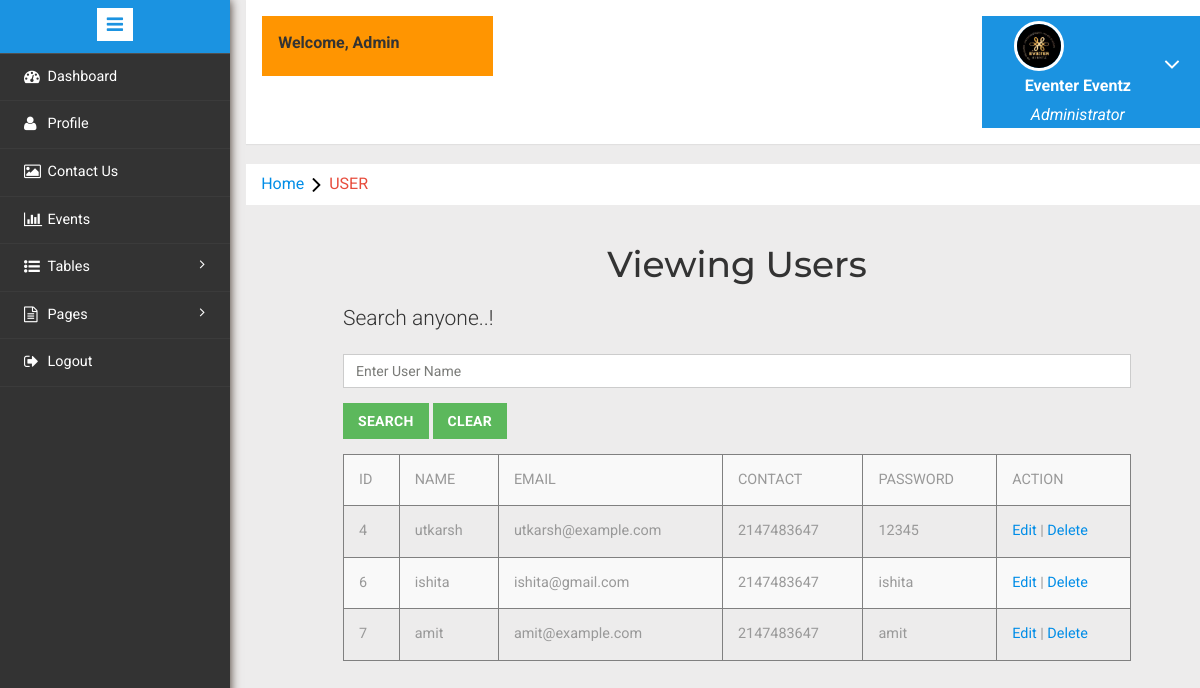
Screenshot of /admin/user.php with the database file from the repository.
### tables this page shows
CREATE TABLE `users` (
  `id` int(11) NOT NULL,
  `username` varchar(255) NOT NULL,
  `email` varchar(50) NOT NULL,
  `contact` int(11) NOT NULL,
  `password` varchar(255) NOT NULL
);

### admin/user.php (the view, shortened to what this page needs)
<?php
include('headertop.php');
include('header.php');
?>
<body>
        <ol class="breadcrumb">
              <li class="breadcrumb-item"><a href="index.php">Home</a><i class="fa fa-angle-right"></i>USER</li>
      </ol>
<div>
        <div >
            <div class="col-md-1"></div>
            <div class="col-md-10">
            <h1 class="pt-2 display -3 text-center">Viewing Users</h1>
               <h1> <p class="lead pt-2">Search anyone..!</p></h1>
                <form name="search" action="user.php" method="GET">
                    <div class="form-group">
                        <input type="text" name="txtname" value="" placeholder="Enter User Name" class="form-control" autocomplete="off" autofocus required>
                    </div>
                    <div class="form-group">
                        <input type="submit" name="btnsearch" value="Search" class="btn btn-success">
                        <input type="reset" name="btnclear" value="clear" class="btn btn-success">
                    </div>
                </form>
                <?php
                if (isset($_REQUEST["btnsearch"])) {
                    $data = $_REQUEST["txtname"];
                    echo "<table class='table table-striped table-responsive border-collapse' border='1' width='100%'>
  <tr>
  <td>ID</td>
  <td>NAME</td>
  <td>EMAIL</td>
  <td>CONTACT</td>
  <td>PASSWORD</td>
  <td>ACTION</td>
  </tr>";
                    include 'db.php';
                    $qry = "SELECT * FROM users WHERE username LIKE '%$data%'";
                    $result = mysqli_query($con, $qry);
                    while ($row = mysqli_fetch_array($result)) {
                      $uid = $row['id'];
    echo "<tr>
    <td>" . $row["id"] . "</td>
    <td>" . $row["username"] . "</td>
    <td>" . $row["email"] . "</td>
    <td>" . $row["contact"] . "</td>
    <td>" . $row["password"] . "</td>
    <td><a href='user_edit.php?user=$uid'>Edit</a> | <a href='user_delete.php?user=$uid'>Delete</a></td>
    </tr>";
                    }
                    echo "</table>";
                }
                else
                {
                  echo "<table class='table table-striped table-responsive' border='1'>
                  <tr>
                          <td>ID</td>
                          <td>NAME</td>
                          <td>EMAIL</td>
                          <td>CONTACT</td>
                          <td>PASSWORD</td>
                          <td>ACTION</td>
                  </tr>";
                                    include 'db.php';
                                    $qry = "SELECT * FROM users";
                                    $result = mysqli_query($con, $qry);
                                    while ($row = mysqli_fetch_array($result))
                                    {
                                      $uid = $row['id'];
                            echo "<tr>
                                <td>" . $row["id"] . "</td>
                          <td>" . $row["username"] . "</td>
                          <td>" . $row["email"] . "</td>
                          <td>" . $row["contact"] . "</td>
                          <td>" . $row["password"] . "</td>
    <td><a href='user_edit.php?user=$uid'>Edit</a> | <a href='user_delete.php?user=$uid'>Delete</a></td>
                    </tr>";
                                    }
                                    echo "</table>";
                }
                ?>
            </div>
            <div class="col-md-1"></div>
        </div>
    </div>
</body>

### admin/headertop.php (shortened to what this page needs)
<!DOCTYPE HTML>
<html>
<head>
<link href="css/bootstrap.min.css" rel='stylesheet' type='text/css' />
<link href="css/style.css" rel='stylesheet' type='text/css' />
<link rel="stylesheet" href="css/morris.css" type="text/css"/>
<link href="css/font-awesome.css" rel="stylesheet">
<link rel="stylesheet" href="css/icon-font.min.css" type='text/css' />
</head>

### admin/header.php (shortened to what this page needs)
<div class="page-container">
<div class="left-content">
	   <div class="mother-grid-inner">
				<div class="header-main">
					  <div class="w3layouts-left">
					  	<label>Welcome, Admin</label>
						 </div>
						<div class="profile_details w3l">
								<ul>
									<li class="dropdown profile_details_drop">
										<a href="#" class="dropdown-toggle" data-toggle="dropdown" aria-expanded="false">
											<div class="profile_img">
												<span class="prfil-img"><img src="images/logo.jpg" alt=""> </span>
												<div class="user-name">
													<p>Eventer Eventz</p>
													<span>Administrator</span>
												</div>
												<i class="fa fa-angle-down"></i>
												<div class="clearfix"></div>
											</div>
										</a>
									</li>
								</ul>
							</div>
				     <div class="clearfix"> </div>
				</div>
				<div class="sidebar-menu">
					<header class="logo1">
						<a href="#" class="sidebar-icon"> <span class="fa fa-bars"></span> </a>
					</header>
                           <div class="menu">
									<ul id="menu" >
										<li><a href="index.php"><i class="fa fa-tachometer"></i> <span>Dashboard</span><div class="clearfix"></div></a></li>
										 <li id="menu-academico" ><a href="admin.php"><i class="fa fa-user"></i><span>Profile</span><div class="clearfix"></div></a></li>
									<li><a href="Contactus.php"><i class="fa fa-picture-o" aria-hidden="true"></i><span>Contact Us</span><div class="clearfix"></div></a></li>
									<li id="menu-academico" ><a href="event.php"><i class="fa fa-bar-chart"></i><span>Events</span><div class="clearfix"></div></a></li>
									 <li id="menu-academico" ><a href="#"><i class="fa fa-list-ul" aria-hidden="true"></i><span> Tables</span> <span class="fa fa-angle-right" style="float: right"></span><div class="clearfix"></div></a>
										</li>
							        <li id="menu-academico" ><a href="#"><i class="fa fa-file-text-o"></i>  <span>Pages</span> <span class="fa fa-angle-right" style="float: right"></span><div class="clearfix"></div></a>
									 </li>
									 <li><a href="logout.php"><i class="fa fa-sign-out"></i>  <span>Logout</span><div class="clearfix"></div></a></li>
								  </ul>
								</div>
							  </div>
							</div>

### rows the page displays
users: id "4", username "utkarsh", email "utkarsh@example.com", contact "2147483647", password "12345"
users: id "6", username "ishita", email "ishita@gmail.com", contact "2147483647", password "ishita"
users: id "7", username "amit", email "amit@example.com", contact "2147483647", password "amit"
